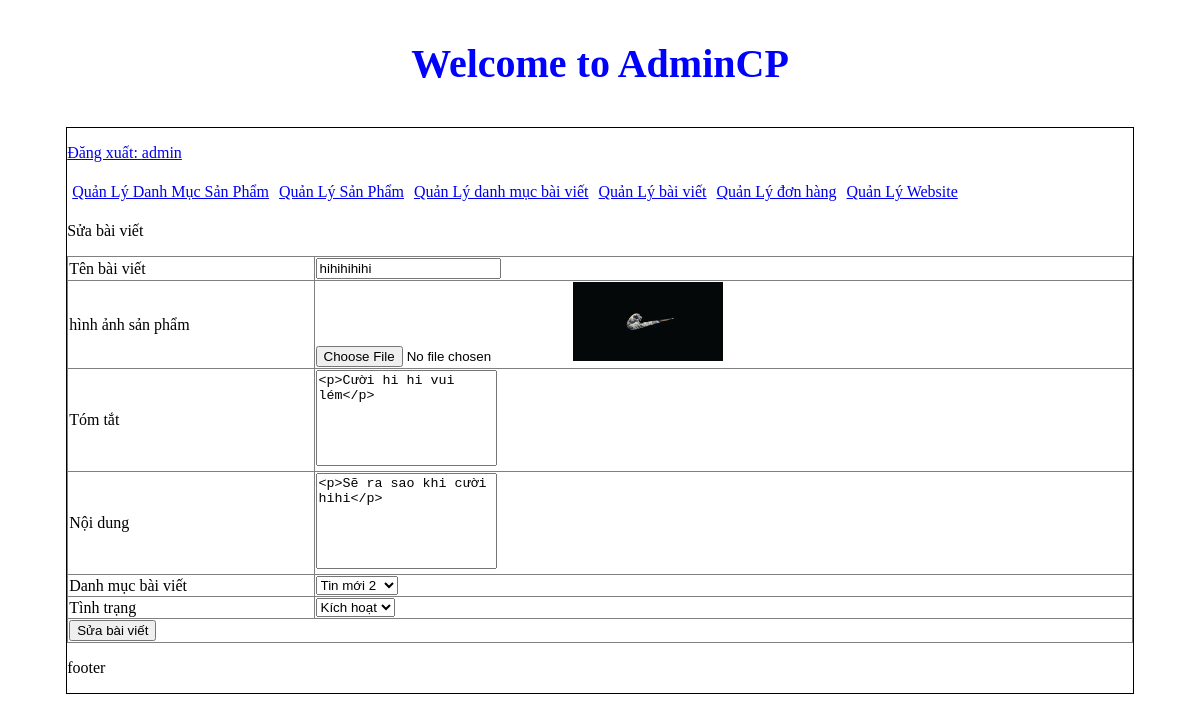
Page /admincp/index.php?action=quanlybaiviet&query=sua&idbaiviet=1 (signed in) on the committed database.
### tables this page shows
CREATE TABLE `tbl_baiviet` (
  `id` int(11) NOT NULL,
  `tenbaiviet` varchar(255) NOT NULL,
  `tomtat` mediumtext NOT NULL,
  `noidung` longtext NOT NULL,
  `id_danhmuc` int(11) NOT NULL,
  `tinhtrang` int(11) NOT NULL,
  `hinhanh` varchar(255) NOT NULL
);

### web/admincp/modules/quanlybaiviet/sua.php (the view, shortened to what this page needs)
<?php
  $sql_sua_bv = "SELECT * FROM tbl_baiviet WHERE id='$_GET[idbaiviet]' LIMIT 1";
  $query_sua_bv = mysqli_query($mysqli,$sql_sua_bv);
 ?>
<p>Sửa bài viết</p>
<table border="1" width="100%" style="border-collapse: collapse;">
  <?php
while($row = mysqli_fetch_array($query_sua_bv)){
   ?>
<form method="POST" action="modules/quanlybaiviet/xuly.php?idbaiviet=<?php echo $row['id'] ?>" enctype="multipart/form-data">
  <tr>
    <td>Tên bài viết</td>
    <td><input type="text" value="<?php echo $row['tenbaiviet'] ?>" name="tenbaiviet" width="100%"></td>
  </tr>
  <tr>
    <td>hình ảnh sản phẩm </td>
    <td>
      <input type="file" name="hinhanh" width="100%">
      <img src="modules/quanlybaiviet/uploads/<?php echo $row['hinhanh'] ?>" width="150px">
    </td>
  </tr>
  <tr>
    <td>Tóm tắt </td>
    <td><textarea rows="6"  name="tomtat" style="resize: none"><?php echo $row['tomtat'] ?></textarea></td>
  </tr>
  <tr>
    <td>Nội dung</td>
    <td><textarea rows="6"  name="noidung" style="resize: none"><?php echo $row['noidung'] ?></textarea></td>
  </tr>
  <tr>
    <td>Danh mục bài viết</td>
    <td><select name="danhmuc">
        <?php
        $sql_danhmuc = "SELECT * FROM tbl_danhmucbaiviet ORDER BY id_baiviet DESC";
        $query_danhmuc = mysqli_query($mysqli,$sql_danhmuc);
        while($row_danhmuc = mysqli_fetch_array($query_danhmuc)){
          if($row_danhmuc['id_baiviet']==$row['id_danhmuc']){
        ?>
        <option selected value="<?php echo $row_danhmuc['id_baiviet'] ?>"><?php echo $row_danhmuc['tendanhmuc_baiviet'] ?></option>
        <?php
          }else{
        ?>
        <option value="<?php echo $row_danhmuc['id_baiviet'] ?>"><?php echo $row_danhmuc['tendanhmuc_baiviet'] ?></option>
        <?php
          }
        }
        ?>
      </select>
    </td>
  </tr>
  <tr>
    <td>Tình trạng</td>
    <td><select name="tinhtrang">
        <?php
        if($row['tinhtrang']==1){
        ?>
        <option value="1" selected>Kích hoạt</option>
        <?php
        }else{
        ?>
        <option value="1">Kích hoạt</option>
        <option value="0" selected>Ẩn</option>
        <?php
        }
        ?>
      </select>
    </td>
  </tr>
  <tr>
    <td colspan="2"><input type="submit" name="suabaiviet" value="Sửa bài viết"></td>
  </tr>
</form>
<?php
}
?>
</table>

### rows in the picture
tbl_baiviet: tenbaiviet "hihihihihi", hinhanh (picture), tomtat "<p>Cười hi hi vui lém</p>", noidung "<p>Sẽ ra sao khi cười hihi</p>", tinhtrang "Kích hoạt"

### other values in the picture
$_SESSION['dangnhap'] "admin"
form field danhmuc "Tin mới 2"
